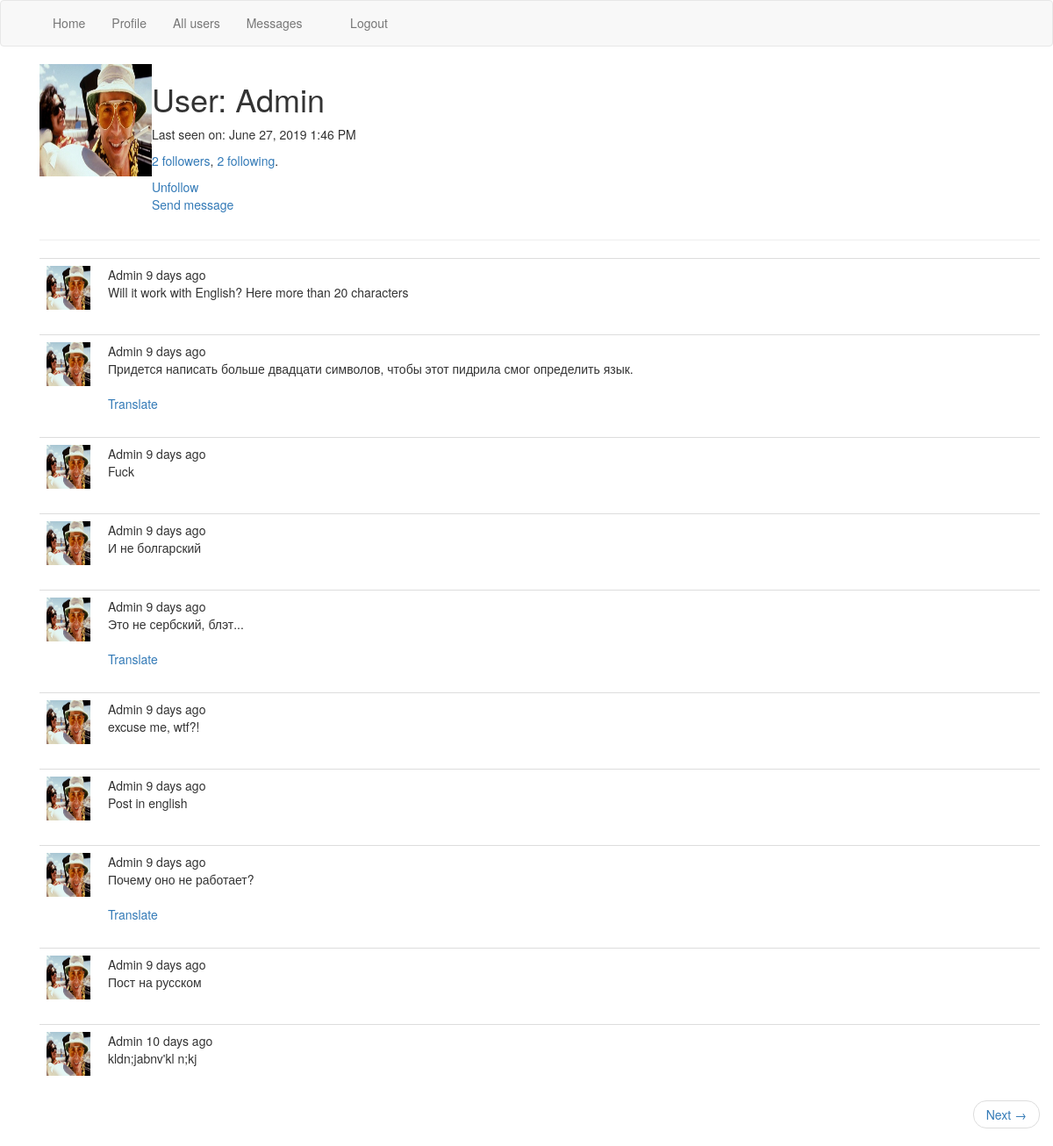
/user/Admin (signed in), run on the app's committed database.
### app/models.py (models this page shows, shortened)
class PaginatedAPIMixin(object):
    @staticmethod
    def to_collection_dict(query, page, per_page, endpoint, **kwargs):
        resource = query.paginate(page, per_page, False)
        data = {
            'items': [item.to_dict() for item in resource.items],
            '_meta': {
                'page': page,
                'per_page': per_page,
                'total_pages': resource.pages,
                'total_items': resource.total
            },
            "_links": {
                'self': url_for(endpoint, page=page, per_page=per_page,
                                **kwargs),
                'next': url_for(endpoint, page=page + 1, per_page=per_page,
                                **kwargs) if resource.has_next else None,
                'prev': url_for(endpoint, page=page - 1, per_page=per_page,
                                **kwargs) if resource.has_prev else None
            }
        }
        return data

class User(UserMixin, PaginatedAPIMixin, db.Model):
    id = db.Column(db.Integer, primary_key=True)
    username = db.Column(db.String(64), index=True, unique=True)
    email = db.Column(db.String(128), index=True, unique=True)
    password_hash = db.Column(db.String(128))
    posts = db.relationship('Post', backref='author', lazy='dynamic')
    last_seen = db.Column(db.DateTime, default=datetime.utcnow)
    avatar_filename = db.Column(db.String(64))
    token = db.Column(db.String(32), index=True, unique=True)
    token_expiration = db.Column(db.DateTime)
    messages_sent = db.relationship('Message', foreign_keys='Message.sender_id',
                                    backref='author', lazy='dynamic')
    messages_received = db.relationship('Message', foreign_keys='Message.recipient_id',
                                        backref='recipient', lazy='dynamic')
    last_message_read_time = db.Column(db.DateTime)
    followed = db.relationship(
        'User',
        secondary=followers,
        primaryjoin=followers.c.follower_id == id,
        secondaryjoin=followers.c.followed_id == id,
        backref=db.backref('followers', lazy='dynamic'),
        lazy='dynamic'
    )
    notifications = db.relationship('Notification', backref='user', lazy='dynamic')
    tasks = db.relationship('Task', backref='user', lazy='dynamic')
    def avatar(self):
        if not self.avatar_filename:
            return "https://c.tcdn.co/993/fa2/993fa2c0-03d1-11e8-b435-0007cb0b8645/channel256.png"
        else:
            return url_for('static', filename='img/' + self.avatar_filename)
    def is_following(self, user):
        return self.followed.filter(followers.c.followed_id == user.id).count() > 0
    def new_messages(self):
        last_read_time = self.last_message_read_time or datetime(1900, 1, 1)
        return Message.query.filter_by(recipient=self).filter(Message.timestamp > last_read_time).count()
    def get_tasks_in_progress(self):
        return Task.query.filter_by(user=self, complete=False).all()

class SearchableMixin(object):
    @classmethod
    def before_commit(cls, session):
        session._changes = {
            'add': list(session.new),
            'update': list(session.dirty),
            'delete': list(session.deleted)
        }
    @classmethod
    def after_commit(cls, session):
        for obj in session._changes['add']:
            if isinstance(obj, SearchableMixin):
                add_to_index(obj.__tablename__, obj)
        for obj in session._changes['update']:
            if isinstance(obj, SearchableMixin):
                add_to_index(obj.__tablename__, obj)
        for obj in session._changes['delete']:
            if isinstance(obj, SearchableMixin):
                remove_from_index(obj.__tablename__, obj)
        session._changes = None

class Post(SearchableMixin, db.Model):
    id = db.Column(db.Integer, primary_key=True)
    body = db.Column(db.String(200))
    timestamp = db.Column(db.DateTime, default=datetime.utcnow)
    user_id = db.Column(db.Integer, db.ForeignKey('user.id'))
    language = db.Column(db.String(5))
    __searchable__ = ['body']

### app/main/routes.py (the view)
@bp.route('/user/<username>')
@login_required
def user(username):
    user = User.query.filter_by(username=username).first_or_404()
    page = request.args.get('page', 1, type=int)
    posts = Post.query.filter_by(user_id=user.id).order_by(
        Post.timestamp.desc()).paginate(page, current_app.config['POST_PER_PAGE'], False)
    next = url_for('main.user', username=username, page=posts.next_num) if posts.has_next else None
    prev = url_for('main.user', username=username, page=posts.prev_num) if posts.has_prev else None
    return render_template("user.html", title=_("User profile"),
                           posts=posts.items, user=user, next_url=next, prev_url=prev)

### app/main/routes.py (called while the page is built)
@bp.before_request
def before_request():
    if current_user.is_authenticated:
        current_user.last_seen = datetime.utcnow()
        db.session.commit()
        if current_app.elasticsearch:
            g.search_form = SearchForm()
    g.locale = str(get_locale())

### app/models.py (called while the page is built)
@login.user_loader
def load_user(id):
    return User.query.get(int(id))

### app/templates/user.html (shortened to what this page needs)
{% extends "base.html" %}
{% block app_content %}
    <table>
        <tr valign="top">
            <td><img src="{{ user.avatar() }}" width="128" height="128"></td>
            <td>
                <h1>{{ _("User") }}: {{ user.username }}</h1>
                {% if user.last_seen %}
                    <p>{{ _("Last seen on")  }}: {{ moment(user.last_seen).format('LLL') }}</p>
                {% endif %}
                <p>
                    {% if user.followers.count() > 0 %}
                        <a href="{{ url_for("main.followers", username=user.username) }}">{{ user.followers.count() }} {{ _("followers") }}</a>,
                    {% else %}
                        {{ user.followers.count() }} {{ _("followers") }},
                    {% endif %}
                    {% if user.followed.count() > 0 %}
                        <a href="{{ url_for("main.followed", username=user.username) }}">{{ user.followed.count() }} {{ _("following") }}</a>.
                    {% else %}
                        {{ user.followed.count() }} {{ _("following") }}.
                    {% endif %}
                </p>
                {% if user == current_user %}
                    <a href={{ url_for("main.edit_profile") }}>{{ _("Edit Profile") }}</a>
                    <a href="{{ url_for("auth.reset_password_request") }}">{{ _("Reset password") }}</a>
                    {% if not current_user.get_task_in_progress('export_posts') and False %}
                        <a href="{{ url_for('main.export_posts') }}"> {{ _("Export posts") }} </a>
                    {% endif %}
                {% else %}
                    {% if current_user.is_following(user) %}
                        <a href={{ url_for("main.unfollow", username=user.username) }}>{{ _("Unfollow") }}</a>
                    {% else %}
                        <a href={{ url_for("main.follow", username=user.username) }}>{{ _("Follow") }}</a>
                    {% endif %}
                    <p>
                        <a href="{{ url_for('main.send_message', recipient=user.username) }}">
                            {{ _('Send message') }}
                        </a>
                    </p>
                {% endif %}
            </td>
        </tr>
    </table>
    <hr>
    {% for post in posts %}
        {% include '_post.html' %}
    {% endfor %}
    <nav aria-label="...">
        <ul class="pager">
            {% if next_url %}
                <li class="next{% if not next_url %} disabled{% endif %}">
                    <a href="{{ next_url or '#' }}">
                        {{ _('Next') }}
                        <span aria-hidden="true">&rarr;</span>
                    </a>
                </li>
            {% endif %}
        </ul>
    </nav>
{% endblock %}

### app/templates/_post.html
<table class="table table-hover">
    <tr>
        <td width="70px">
            <span class="user_popup">
               <a href="{{ url_for('main.user', username=post.author.username) }}">
                    <img src="{{ post.author.avatar() }}" width="50" height="50">
                </a>
            </span>
        </td>
        <td>
            {{ post.author.username }}
            {{ moment(post.timestamp).fromNow() }}
            <br><span id="post{{ post.id }}">{{ post.body }}</span>
            {% if post.language and post.language != g.locale %}
                <br><br>
                <span id="translation{{ post.id }}">
                    <a href="javascript:translate(
                        '#post{{ post.id }}',
                        '#translation{{ post.id }}',
                        '{{ post.language }}',
                        '{{ g.locale }}'
                    );">
                        {{ _("Translate") }}
                    </a>
                </span>
            {% endif %}
        </td>
    </tr>
</table>

### data on the page
User: avatar (picture), username "Admin", last_seen "June 27, 2019 1:46 PM"
Post: author.avatar (picture), author.username "Admin", timestamp "9 days ago", body "Will it work with English? Here more than 20 characters"
Post: author.avatar (picture), author.username "Admin", timestamp "9 days ago", body "Придется написать больше двадцати символов, чтобы этот пидрила смог определить язык."
Post: author.avatar (picture), author.username "Admin", timestamp "9 days ago", body "Fuck"
Post: author.avatar (picture), author.username "Admin", timestamp "9 days ago", body "И не болгарский"
Post: author.avatar (picture), author.username "Admin", timestamp "9 days ago", body "Это не сербский, блэт..."
Post: author.avatar (picture), author.username "Admin", timestamp "9 days ago", body "excuse me, wtf?!"
Post: author.avatar (picture), author.username "Admin", timestamp "9 days ago", body "Post in english"
Post: author.avatar (picture), author.username "Admin", timestamp "9 days ago", body "Почему оно не работает?"
Post: author.avatar (picture), author.username "Admin", timestamp "9 days ago", body "Пост на русском"
Post: author.avatar (picture), author.username "Admin", timestamp "10 days ago", body "kldn;jabnv'kl n;kj"

### other printed values
{{ user.followers.count() }} "2"
{{ user.followed.count() }} "2"
